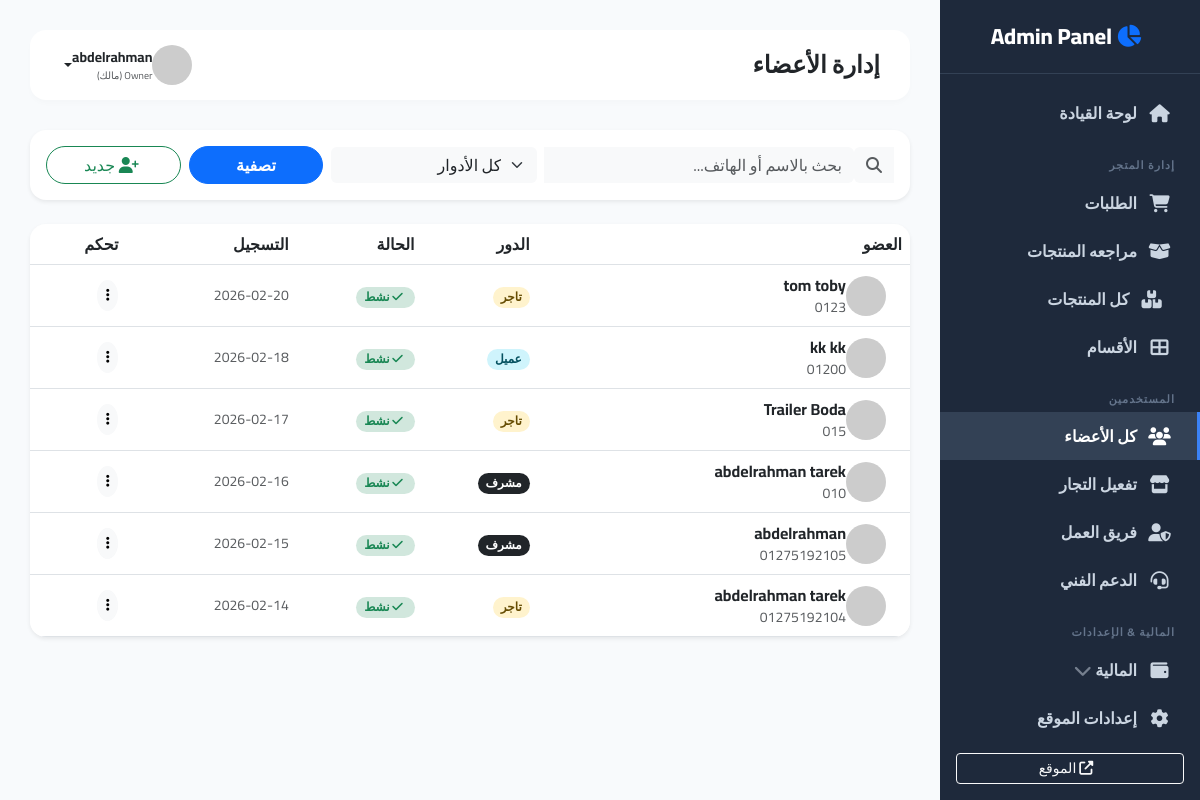
The page /super/users/ (signed in) on the database its author committed.
### accounts/models.py (models this page shows, shortened)
class User(AbstractUser):
    class Role(models.TextChoices):
        CUSTOMER = "CUSTOMER", "عميل"
        MERCHANT = "MERCHANT", "تاجر"
        OWNER = "OWNER", "Owner (مالك)"
        ADMIN_LVL2 = "ADMIN_LVL2", "مشرف درجة ثانية"
        ADMIN_LVL3 = "ADMIN_LVL3", "مشرف درجة ثالثة (خدمة عملاء)"
    role = models.CharField(max_length=20, choices=Role.choices, default=Role.CUSTOMER)
    phone_primary = models.CharField(max_length=15, unique=True, verbose_name="رقم الهاتف الأساسي")
    phone_secondary = models.CharField(max_length=15, blank=True, null=True, verbose_name="رقم هاتف احتياطي")
    device_id = models.CharField(max_length=255, blank=True, null=True, help_text="لمنع تكرار الحسابات من نفس الجهاز")
    is_banned = models.BooleanField(default=False, verbose_name="محظور")

### supervisor/views.py (the view)
# urls.py: path('users/', views.users_list, name='super_users_list'),
@login_required
def users_list(request):
    if not is_supervisor(request.user): return redirect('home')
    role = request.GET.get('role')
    q = request.GET.get('q')
    users = User.objects.all().order_by('-date_joined')
    if role: users = users.filter(role=role)
    if q: users = users.filter(Q(username__icontains=q) | Q(phone_primary__icontains=q))
    return render(request, 'supervisor/users_list.html', {'users': users})

### store/context_processors.py (called while the page is built)
def site_settings(request):
    settings = SiteSetting.objects.first()
    return {'site_settings': settings}

### supervisor/views.py (called while the page is built)
def is_supervisor(user):
    return user.is_superuser or user.role in [User.Role.ADMIN_LVL2, User.Role.ADMIN_LVL3, User.Role.OWNER]

### templates/supervisor/users_list.html (shortened to what this page needs)
{% extends 'supervisor/base_supervisor.html' %}
{% block page_title %}إدارة الأعضاء{% endblock %}
{% block content %}
<div class="card border-0 shadow-sm rounded-4 mb-4">
    <div class="card-body p-3">
        <form class="row g-2 align-items-center" method="GET">
            <div class="col-12 col-md-5">
                <div class="input-group">
                    <span class="input-group-text bg-light border-0"><i class="fas fa-search text-muted"></i></span>
                    <input type="text" name="q" class="form-control bg-light border-0" placeholder="بحث بالاسم أو الهاتف..." value="{{ request.GET.q }}">
                </div>
            </div>
            <div class="col-6 col-md-3">
                <select name="role" class="form-select border-0 bg-light">
                    <option value="">كل الأدوار</option>
                </select>
            </div>
            <div class="col-6 col-md-2">
                <button class="btn btn-primary w-100 rounded-pill fw-bold">تصفية</button>
            </div>
            <div class="col-12 col-md-2">
                <a href="#" class="btn btn-outline-success w-100 rounded-pill d-none d-md-block">
                    <i class="fas fa-user-plus me-1"></i> جديد
                </a>
            </div>
        </form>
    </div>
</div>
<div class="d-none d-md-block">
    <div class="card border-0 shadow-sm rounded-4 overflow-hidden">
        <div class="table-responsive">
            <table class="table table-hover align-middle mb-0">
                <thead class="bg-light">
                    <tr>
                        <th class="ps-4">العضو</th>
                        <th>الدور</th>
                        <th>الحالة</th>
                        <th>التسجيل</th>
                        <th class="text-end pe-4">تحكم</th>
                    </tr>
                </thead>
                <tbody>
                    {% for u in users %}
                    <tr>
                        <td class="ps-4">
                            <div class="d-flex align-items-center">
                                <img src="https://ui-avatars.com/api/?name={{ u.first_name }}+{{ u.last_name }}&background=random" class="rounded-circle me-3" width="40">
                                <div>
                                    <div class="fw-bold text-dark">{{ u.first_name }} {{ u.last_name }}</div>
                                    <div class="small text-muted">{{ u.phone_primary }}</div>
                                </div>
                            </div>
                        </td>
                        <td>
                            {% if u.role == 'MERCHANT' %}<span class="badge bg-warning-subtle text-warning-emphasis rounded-pill">تاجر</span>
                            {% elif u.role == 'CUSTOMER' %}<span class="badge bg-info-subtle text-info-emphasis rounded-pill">عميل</span>
                            {% else %}<span class="badge bg-dark rounded-pill">مشرف</span>{% endif %}
                        </td>
                        <td>
                            {% if u.is_active %}
                                <span class="badge bg-success-subtle text-success rounded-pill"><i class="fas fa-check me-1"></i> نشط</span>
                            {% else %}
                                <span class="badge bg-danger-subtle text-danger rounded-pill"><i class="fas fa-ban me-1"></i> محظور</span>
                            {% endif %}
                        </td>
                        <td class="text-muted small">{{ u.date_joined|date:"Y-m-d" }}</td>
                        <td class="text-end pe-4">
                            <div class="dropdown">
                                <button class="btn btn-light btn-sm rounded-circle" data-bs-toggle="dropdown"><i class="fas fa-ellipsis-v"></i></button>
                            </div>
                        </td>
                    </tr>
                    {% empty %}
                    <tr><td colspan="5" class="text-center py-5 text-muted">لا توجد نتائج.</td></tr>
                    {% endfor %}
                </tbody>
            </table>
        </div>
    </div>
</div>
{% endblock %}

### templates/supervisor/base_supervisor.html (shortened to what this page needs)
<!DOCTYPE html>
<html lang="ar" dir="rtl">
<head>
    <link href="https://cdn.jsdelivr.net/npm/bootstrap@5.3.0/dist/css/bootstrap.min.css" rel="stylesheet">
    <link rel="stylesheet" href="https://cdnjs.cloudflare.com/ajax/libs/font-awesome/6.4.0/css/all.min.css">
</head>
<body>
    <div class="sidebar" id="sidebar">
        <div class="sidebar-brand">
            <i class="fas fa-chart-pie text-primary me-2"></i> Admin Panel
        </div>
        <div class="sidebar-menu">
            <a href="{% url 'supervisor_dashboard' %}" class="nav-link {% if request.resolver_match.url_name == 'supervisor_dashboard' %}active{% endif %}">
                <i class="fas fa-home"></i> لوحة القيادة
            </a>
            <div class="nav-title">إدارة المتجر</div>
            <a href="{% url 'super_all_orders' %}" class="nav-link {% if request.resolver_match.url_name == 'super_all_orders' %}active{% endif %}">
                <i class="fas fa-shopping-cart"></i> الطلبات
            </a>
            <a href="{% url 'super_pending_products' %}" class="nav-link {% if request.resolver_match.url_name == 'super_pending_products' %}active{% endif %}">
                <i class="fas fa-box-open"></i>  مراجعه المنتجات
            </a>
            <a href="{% url 'super_all_products' %}" class="nav-link">
                <i class="fas fa-boxes me-2"></i> كل المنتجات
            </a>
            <a href="{% url 'super_categories' %}" class="nav-link {% if request.resolver_match.url_name == 'super_categories' %}active{% endif %}">
                <i class="fas fa-th-large"></i> الأقسام
            </a>
            <div class="nav-title">المستخدمين</div>
            <a href="{% url 'super_users_list' %}" class="nav-link {% if request.resolver_match.url_name == 'super_users_list' %}active{% endif %}">
                <i class="fas fa-users"></i> كل الأعضاء
            </a>
            <a href="{% url 'super_pending_merchants' %}" class="nav-link {% if request.resolver_match.url_name == 'super_pending_merchants' %}active{% endif %}">
                <i class="fas fa-store"></i> تفعيل التجار
            </a>
            {% if request.user.role == 'OWNER' or request.user.is_superuser %}
            <a href="{% url 'super_team' %}" class="nav-link {% if request.resolver_match.url_name == 'super_team' %}active{% endif %}">
                <i class="fas fa-user-shield"></i> فريق العمل
            </a>
            {% endif %}
            <a href="{% url 'super_support_tickets' %}" class="nav-link">
                <i class="fas fa-headset"></i> الدعم الفني
            </a>
            <div class="nav-title">المالية & الإعدادات</div>
            <a class="nav-link collapsed" data-bs-toggle="collapse" href="#financeMenu" role="button" aria-expanded="false">
                <i class="fas fa-wallet"></i> المالية
                <i class="fas fa-chevron-down ms-auto small opacity-50"></i>
            </a>
            <a href="{% url 'super_site_settings' %}" class="nav-link {% if request.resolver_match.url_name == 'super_site_settings' %}active{% endif %}">
                <i class="fas fa-cog"></i> إعدادات الموقع
            </a>
        </div>
        <div class="p-3">
            <a href="{% url 'home' %}" class="btn btn-outline-light w-100 btn-sm"><i class="fas fa-external-link-alt me-2"></i> الموقع</a>
        </div>
    </div>
    <div class="main-content">
        <nav class="top-navbar">
            <div class="d-flex align-items-center">
                <h4 class="mb-0 fw-bold text-dark">{% block page_title %}لوحة القيادة{% endblock %}</h4>
            </div>
            <div class="dropdown">
                <a href="#" class="d-flex align-items-center text-dark text-decoration-none dropdown-toggle" data-bs-toggle="dropdown">
                    <img src="https://ui-avatars.com/api/?name={{ request.user.first_name }}&background=3b82f6&color=fff" class="rounded-circle me-2" width="40">
                    <div class="d-none d-md-block">
                        <span class="d-block fw-bold small">{{ request.user.first_name }}</span>
                        <span class="d-block text-muted" style="font-size: 10px;">{{ request.user.get_role_display }}</span>
                    </div>
                </a>
            </div>
        </nav>
        {% block content %}{% endblock %}
    </div>
</body>
</html>

### templates/supervisor/base_supervisor.html (style rules this page uses)
:root { --sidebar-width: 260px; --sidebar-bg: #1e293b; --sidebar-hover: #334155; --primary-color: #3b82f6; --bg-body: #f8fafc; }
body { font-family: 'Cairo', sans-serif; background-color: var(--bg-body); overflow-x: hidden; }
.sidebar { position: fixed; top: 0; right: 0; bottom: 0; width: var(--sidebar-width); background: var(--sidebar-bg); color: #94a3b8; transition: 0.3s; z-index: 1000; display: flex; flex-direction: column; }
.sidebar-brand { padding: 20px; font-size: 22px; font-weight: 800; color: #fff; text-align: center; border-bottom: 1px solid #334155; }
.sidebar-menu { flex-grow: 1; padding: 15px 0; overflow-y: auto; }
.nav-link { padding: 12px 25px; color: #cbd5e1; font-weight: 600; display: flex; align-items: center; text-decoration: none; border-right: 3px solid transparent; transition: 0.2s; cursor: pointer; }
.nav-link:hover, .nav-link.active { background: var(--sidebar-hover); color: #fff; border-right-color: var(--primary-color); }
.nav-link i.fa-chevron-down { transition: transform 0.3s; }
.nav-link i { width: 25px; margin-left: 10px; font-size: 18px; text-align: center; }
.nav-title { padding: 20px 25px 5px; font-size: 11px; text-transform: uppercase; color: #64748b; font-weight: 700; letter-spacing: 1px; }
.main-content { margin-right: var(--sidebar-width); padding: 30px; transition: 0.3s; }
.top-navbar { background: #fff; padding: 15px 30px; border-radius: 16px; box-shadow: 0 4px 6px -1px rgba(0,0,0,0.02); display: flex; justify-content: space-between; align-items: center; margin-bottom: 30px; }

### rows shown on the page
User: user.first_name "abdelrahman", user.role "Owner (مالك)", first_name "abdelrahman", phone_primary "01275192105", shows "مشرف", is_active True (drawn), date_joined "2026-02-15"
User: first_name "tom", last_name "toby", phone_primary "0123", role "تاجر", is_active True (drawn), date_joined "2026-02-20"
User: first_name "kk", last_name "kk", phone_primary "01200", role "عميل", is_active True (drawn), date_joined "2026-02-18"
User: first_name "Trailer", last_name "Boda", phone_primary "015", role "تاجر", is_active True (drawn), date_joined "2026-02-17"
User: first_name "abdelrahman", last_name "tarek", phone_primary "010", role "مشرف", is_active True (drawn), date_joined "2026-02-16"
User: first_name "abdelrahman", last_name "tarek", phone_primary "01275192104", role "تاجر", is_active True (drawn), date_joined "2026-02-14"
